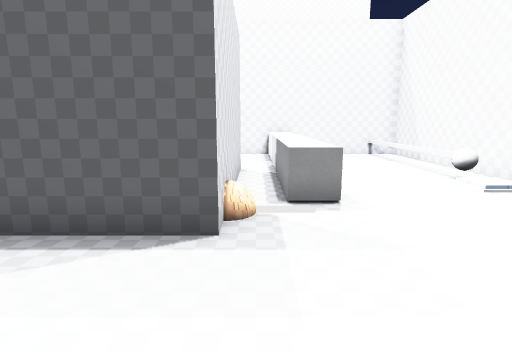
[1] (above)

13 first-person views from a walk through a level from a Godot 3-D game. The camera is 1.5 m above the floor, tilts 10° down and sees 80° across. The floor is counted in squares, 1 m on a side. Each view is taken from the middle of a square. On the plan, view 1 faces up. The plan holds only what a view shows up to about 15 squares ahead; the rest is blank. The place goes on beyond the plan. Characters and animated objects are not drawn. Some surface patterns are stand-ins.

[2]
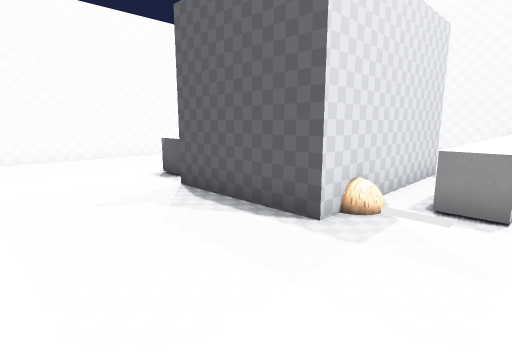

[3]
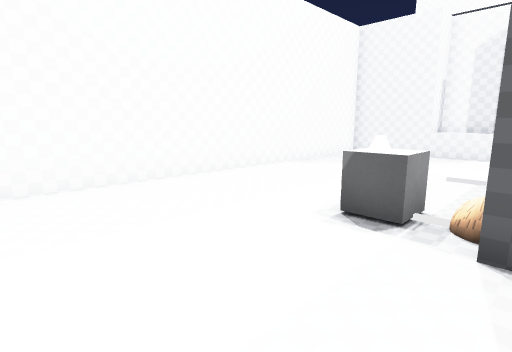

[4]
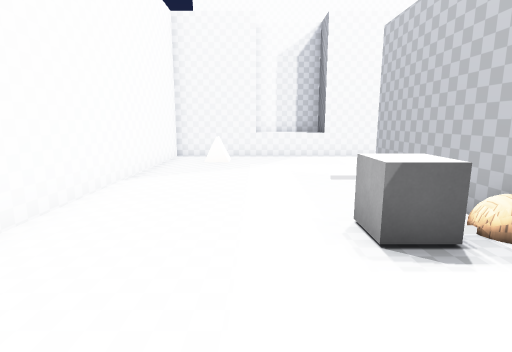

[5]
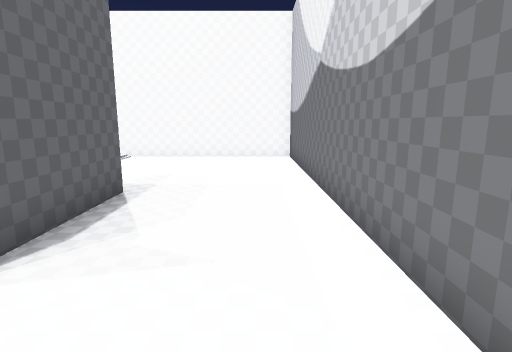

[6]
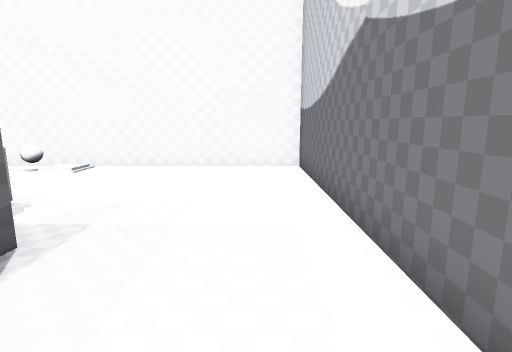

[7]
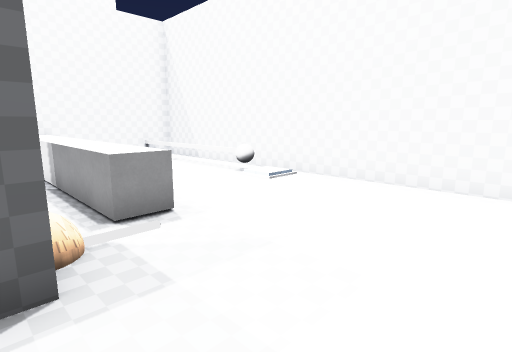

[8]
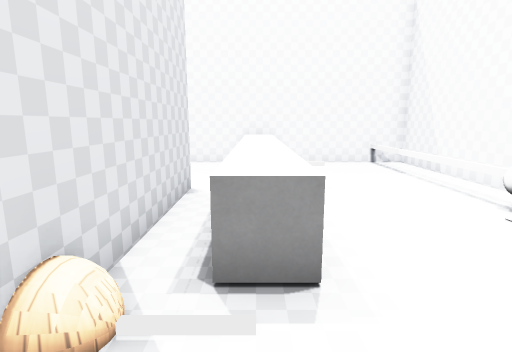

[9]
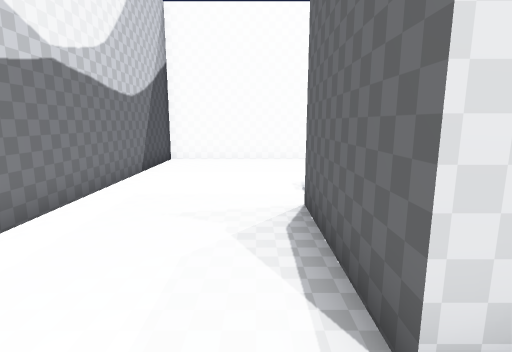

[10]
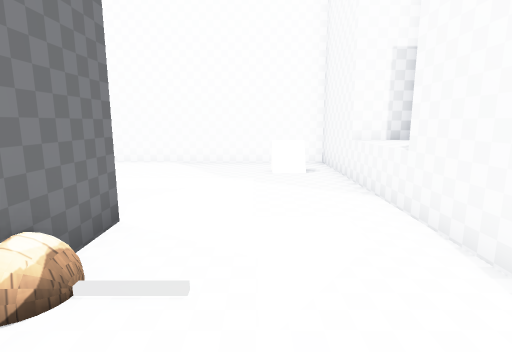

[11]
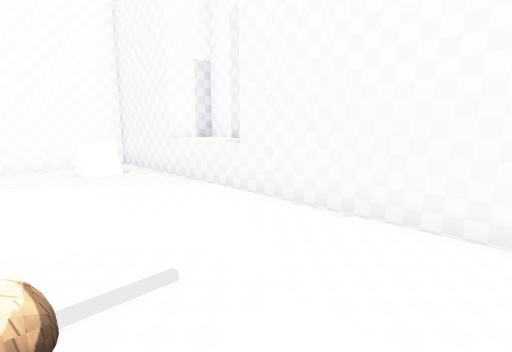

[12]
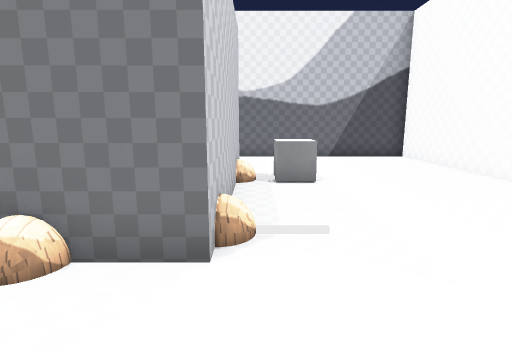

[13]
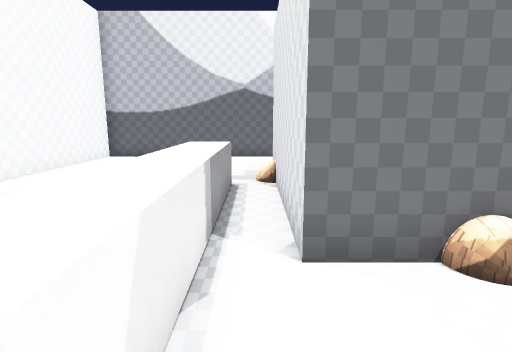

### Floor plan
Key: @ floor where view 1 was taken; # wall or solid block; . floor; = window, fence, low wall or low ledge; ^ raised ledge; B block; O other object.
Columns run from 12 left of view 1 to 7 right of it. Each row starts with its distance up from view 1.
 16     ####
 15 #####^^############
 14 #............^  .=#
 13 #.OO.........^ ..=#
 12 #............^ ..=#
 11 #............^...=#
 10 #.......####.^...=#
  9 #......O#  #.^...=##
  8 #.......#  #.^....##
  7 #.......#  #.^....O#
  6 #.......#  #.^.....#
  5 #.....BO#  #O......#
  4 #.......####.......#
  3 #..................#
  2 #..................#
  1 #..................#
  0 #...........@......#
 -1 ####################

Where each view was taken, in squares from view 1:
view 1: 0 up, 0 right, facing up
view 2: 0 up, 2 right, facing up-left
view 3: 0 up, 4 left, facing up-left
view 4: 1 up, 8 left, facing up
view 5: 1 up, 7 left, facing right
view 6: 1 up, 4 left, facing right
view 7: 1 up, 1 left, facing up-right
view 8: 3 up, 1 right, facing up
view 9: 3 up, 1 right, facing left
view 10: 12 up, 0 right, facing left
view 11: 10 up, 0 right, facing up-left
view 12: 13 up, 5 left, facing down
view 13: 13 up, 0 right, facing down
